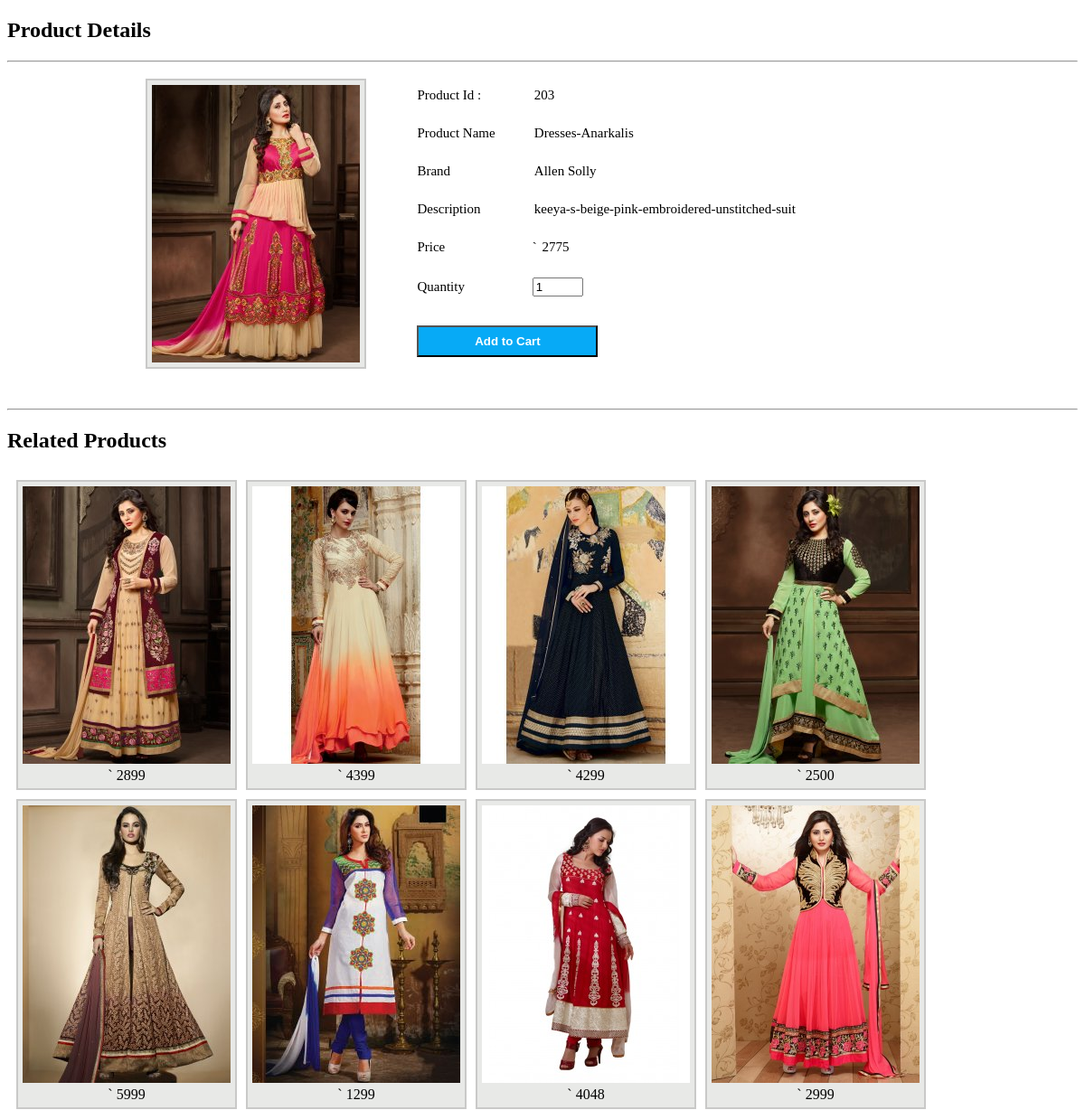
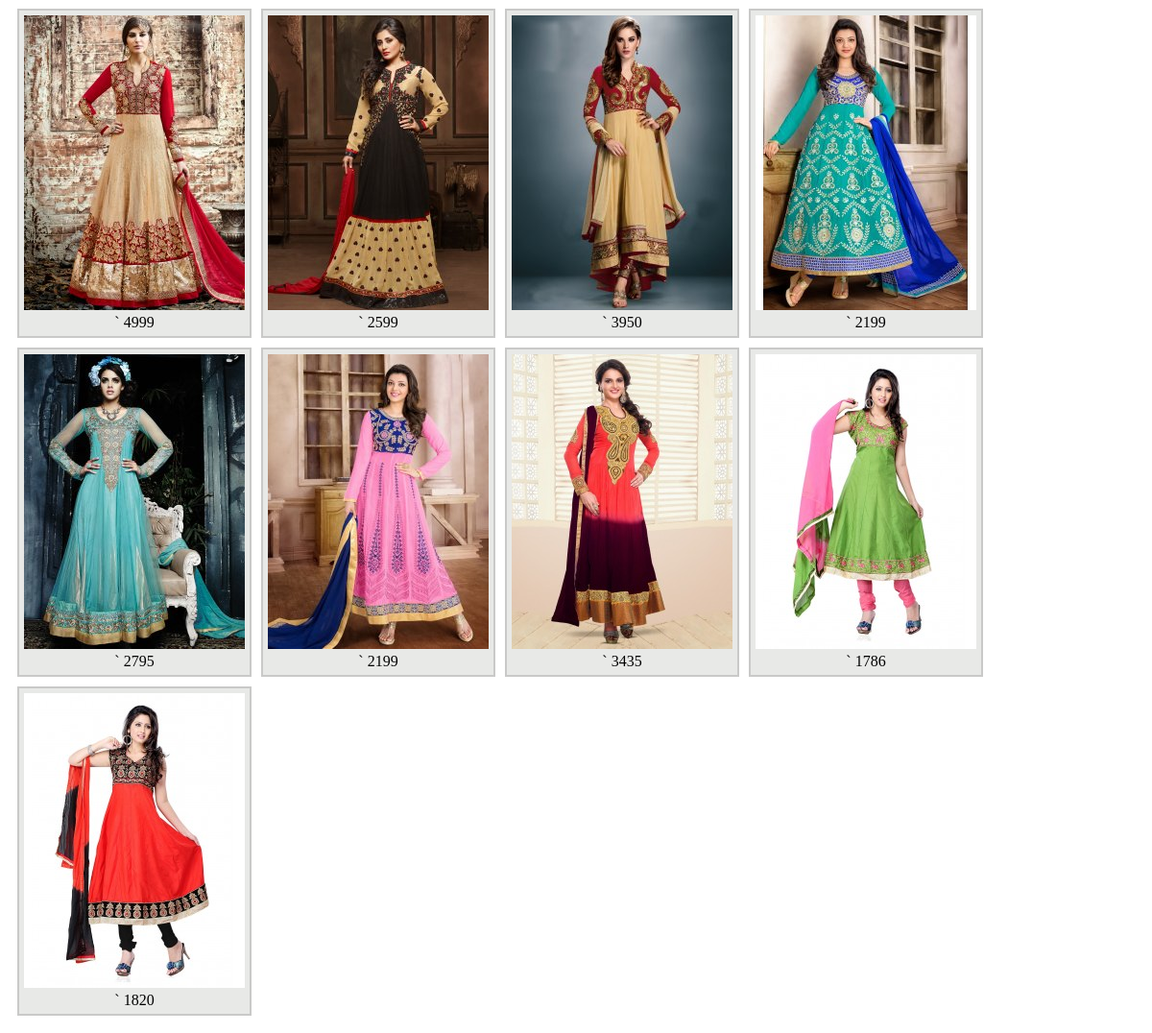
/DisplayProduct.php?p=Woman&p2=203&p3=Dresses-Anarkalis, run on the app's committed database (2 pictures, top to bottom).
### tables this page shows
CREATE TABLE IF NOT EXISTS `woman` (
  `Product_id` bigint(11) NOT NULL AUTO_INCREMENT,
  `Category` varchar(6) DEFAULT 'Woman',
  `ProductType` varchar(100) DEFAULT NULL,
  `Brand` varchar(50) DEFAULT NULL,
  `Price` int(10) NOT NULL,
  `Imagepath` varchar(500) NOT NULL,
  `Description` varchar(100) DEFAULT NULL,
  `stock` int(5) DEFAULT NULL,
  PRIMARY KEY (`Product_id`),
  KEY `Pid` (`ProductType`,`Brand`,`Price`,`Imagepath`,`Description`),
  KEY `Product_id` (`Product_id`,`ProductType`,`Brand`,`Price`,`Imagepath`,`Description`,`stock`)
);

### DisplayProduct.php (the view, shortened to what this page needs)
<!Doctype html>
<head>
<link href="menu.css" rel="stylesheet" type="text/css" />
<link href="mystyle.css" rel="stylesheet" type="text/css" />
</head>
<body>
<h2 class = "f"> Product Details </h2>
<hr>
<?php
include 'Connection.php';
$string = $_GET['p'];
$string2 = $_GET['p2'];
if($string == 'Men')
{
$query = "select * from men where Product_id = '$string2'";
$r = mysql_query($query, $db) or die("There is no Data");
}
else
{
$query2 = "select * from woman where Product_id = '$string2'";
$r = mysql_query($query2, $db) or die("There is no Data");
}
while($row5 = mysql_fetch_row($r))
{
echo "<form action = 'Cart.php?' method = 'post'>";
echo "<table width='1000' height= 318 border= 0 cellpadding= 0 cellspacing = 5 align = center style = 'padding:5px; background-color:white; font-family:Futura Lt BT; font-weight:400; font-size:15px;'> <tr>";
echo " <td align = center rowspan= 7><img src ='".$row5[5]."' class = 'imgbg' height = 307 width = 230><br></td>";
echo " <td>Product Id :<td> <input type = 'text' class = 'in7' name = 'id' value = '".$row5[0]."' readonly> </td>";
echo "</tr> <tr>";
echo " <td>Product Name <td><input type = 'text' name = 'pn' class = 'in7' value = '".$row5[2]."' size = 40 readonly> </td>";
echo "</tr> <tr>";
echo " <td>Brand <td> <input type = 'text' name = 'b' class = 'in7' value = '".$row5[3]."' readonly> </td>";
echo "</tr> <tr>";
echo " <td>Description<td><input type = 'text' name = 'd' class = 'in7' value = '".$row5[6]."' size = 40 readonly> </td>";
echo "</tr> <tr>";
echo " <td>Price<td><font style = 'font-family:Rupee Foradian'>` </font> <input type = 'text' class = 'in7' name = 'p' value = '".$row5[4]."' readonly> </td>";
echo "</tr> <tr>";
echo "<td> Quantity</td><td><input type = 'number' min = '1' max = '10'  value = '1' name = 'quantity' size = 1> <input type 'text'  value = '".$row5[1]."' class = 'in8'name = 'c' size = 1></td>";
echo "</tr> <tr>";
echo "<td colspan = 2><button type = 'submit' class = 'Addtocart' name = 'submit'> Add to Cart </button></td>";
echo "</tr> <tr>";
echo "<td colspan = 2>&nbsp;</td>";
}
echo "  </tr> </table>";
echo "</form>";
?>
<hr>
<h2 class = "f"> Related Products </h2>
<?php
include 'Connection.php';
$string = $_GET['p'];
$string2 = $_GET['p2'];
$string3 = $_GET['p3'];
if($string == 'Men')
{
$query = "select * from men where ProductType = '$string3' and Product_id not in(select Product_id from men where Product_id = '$string2')";
$result5 = mysql_query($query, $db) or die("There is no Data");
}
else
{
$query2 = "select * from woman where ProductType = '$string3' and Product_id not in(select Product_id from woman where Product_id = '$string2')";
$result5 = mysql_query($query2, $db) or die("There is no Data");
}
echo "<table cellspacing = 10 cellpadding = 10 style='font-family:Futura Lt BT; font-weight:400;'> <tr>";
$c = 0;
while($row = mysql_fetch_array($result5))
{
$c++;
echo "<td class = 'imgbg'>
<a href ='DisplayProduct.php?p=$row[1]&p2=$row[0]&p3=$row[2]'><img src ='".$row['Imagepath']."'> </a><br> <font style = 'font-family:Rupee Foradian'>` </font>".$row['Price'];
if($c == 4)
{
echo "<tr>";
}
if($c >= 4)
{
$c = 0;
}
}
echo "</td></tr></table>";
?>
</body>
</html>

### menu.css (style rules this page uses)
a { text-decoration:none; }
.in7 { border: 0px; font-size:15px; background-color:white; font-family:Futura Lt BT; font-weight:400; }
.Addtocart { height:35px; width:200px; background-color:#07aaf6; font-weight:600; color:white; }

### mystyle.css (style rules this page uses)
.imgbg { padding:5px; background-color:#e8e9e7; border:2px solid #c9c9c8; text-align:center; }
.f { font-family:Gabriola; }

### data on the page
woman: Imagepath (picture), id "203", pn "Dresses-Anarkalis", b "Allen Solly", d "keeya-s-beige-pink-embroidered-unstitched-suit", p "2775"
woman: Imagepath (picture), Price "2899"
woman: Imagepath (picture), Price "4399"
woman: Imagepath (picture), Price "4299"
woman: Imagepath (picture), Price "2500"
woman: Imagepath (picture), Price "5999"
woman: Imagepath (picture), Price "1299"
woman: Imagepath (picture), Price "4048"
woman: Imagepath (picture), Price "2999"
woman: Imagepath (picture), Price "4999"
woman: Imagepath (picture), Price "2599"
woman: Imagepath (picture), Price "3950"
woman: Imagepath (picture), Price "2199"
woman: Imagepath (picture), Price "2795"
woman: Imagepath (picture), Price "2199"
woman: Imagepath (picture), Price "3435"
woman: Imagepath (picture), Price "1786"
woman: Imagepath (picture), Price "1820"
